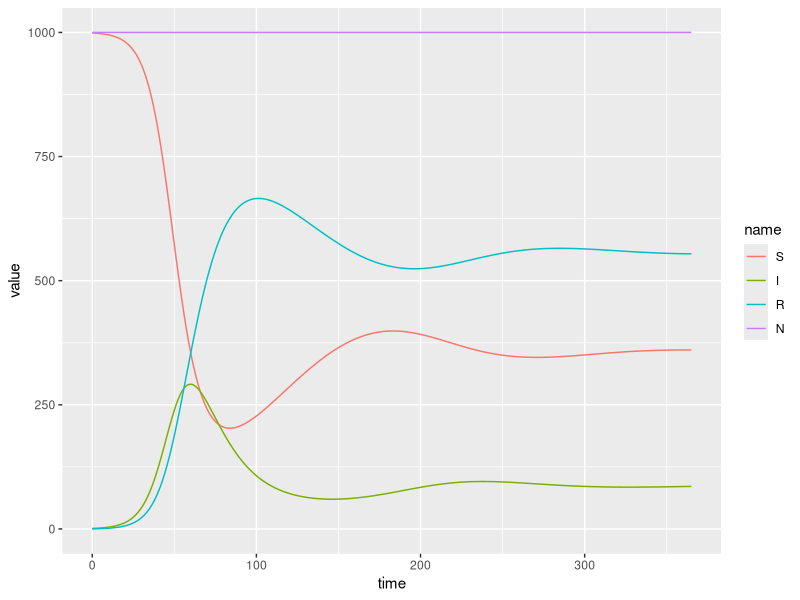
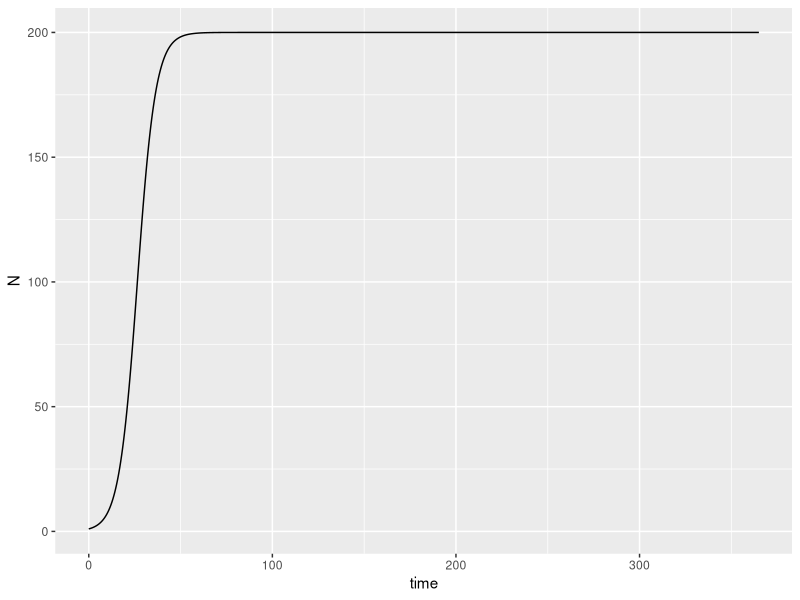
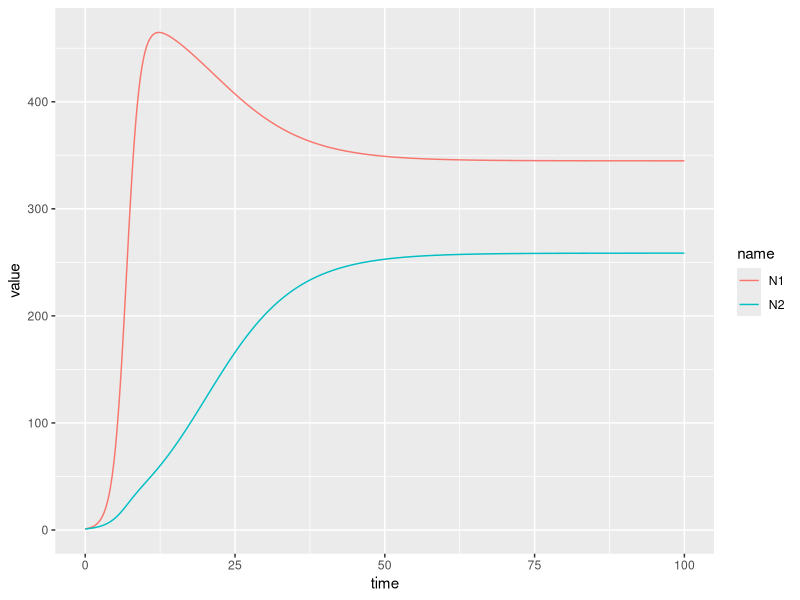
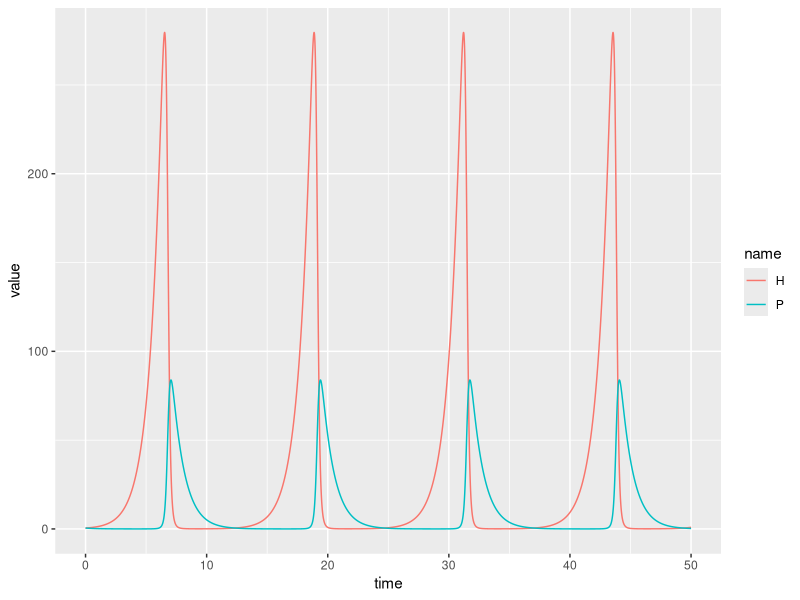
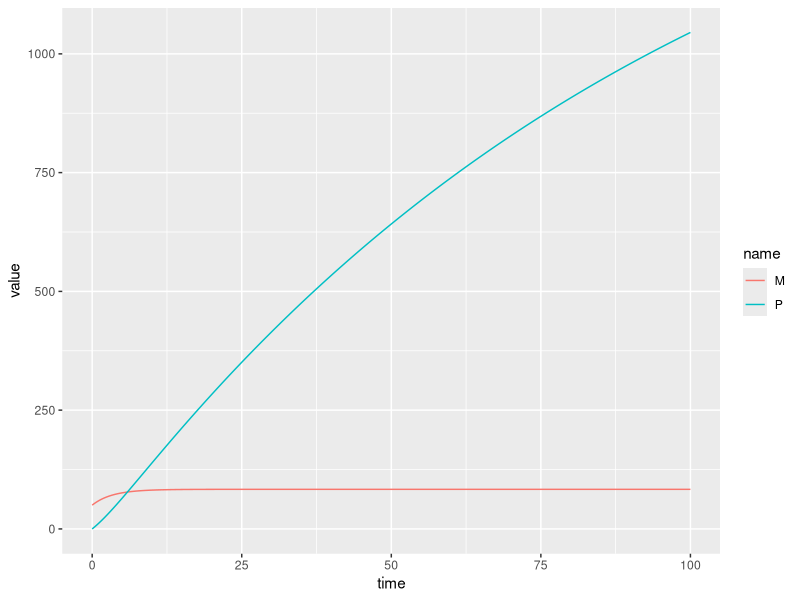
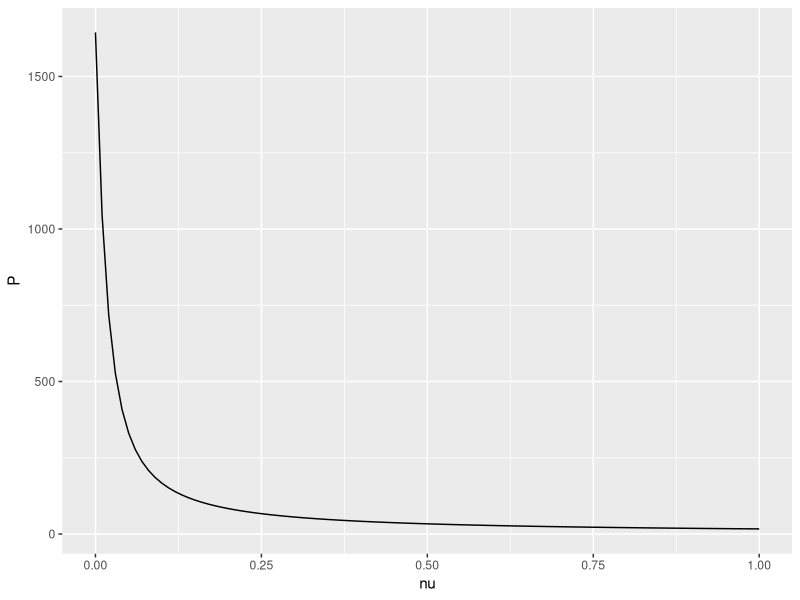

Reproduce these figures in R, in order.
## ---- chunk 1
knitr::opts_chunk$set(echo = TRUE)
## ---- chunk 2
library(tidyverse)
require(deSolve)
## ---- chunk 3
N <- 1000 # population size
t_max <- 365 # time to simulate for

# define parameters
gamma <- 1/14  # mean infectious period = 14 days
beta <- 0.0002  # transmission rate
omega <- 1/90  # average duration of immunity is 90 days

# put parameter values into vector test_params
test_params <- c(beta = beta, gamma = gamma, omega = omega)

initialI <- 1

ic <- c(S=N-initialI, I=initialI, R = 0) # define initial conditions

# define times to save
t_vec <- seq(0, t_max, 0.01)

# define the model!
sir <- function(t, y, parms){
  with(as.list(c(y,parms)),{
    
    dS <- omega*R - beta*S*I
    dI <- beta*S*I - gamma*I
    dR <- gamma*I - omega*R
    
    return(list(c(dS, dI, dR)))
  })
}

# numerically integrate equations!
model_output <- as.data.frame(ode(y = ic, times = t_vec, func = sir, parms = test_params))

head(model_output)
## ---- chunk 4
model_output <- model_output %>% 
  mutate(N = S + I + R) %>%
  pivot_longer(! time) %>% # take all the columns other than time and put in long format
  mutate(name = factor(name, levels = c("S","I","R","N"))) # want them to plot in this order

head(model_output)
## ---- chunk 5

model_output %>% 
  ggplot(aes(x = time, y = value, color = name)) + 
  geom_line()
## ---- chunk 6

model_output %>% 
  group_by(name) %>%
  summarize(maxValue = max(value),
            timeMax = time[which.max(value)]
            )
## ---- chunk 7

## ---- chunk 8
R0 <- beta*N/gamma; R0
## ---- chunk 9

## ---- chunk 10

N0 <- 1 # initial population size
t_max <- 365 # time to simulate for

# define parameters
r <- 0.2
K <- 200

# put parameter values into vector test_params
test_params <- c(r = r, K = K)

# define times to save
t_vec <- seq(0, t_max, 0.01)

ic <- c(N = N0)

# define the model!
growth_dd <- function(t, y, parms){
  with(as.list(c(y,parms)),{
    
    dN <- r*N*(1-N/K)
    
    return(list(c(dN)))
  })
}

# numerically integrate equations!
model_output <- as.data.frame(ode(y = ic, times = t_vec, func = growth_dd, parms = test_params))

model_output %>% 
  ggplot(aes(x = time, y = N)) + 
  geom_line()
## ---- chunk 11

## ---- chunk 12

N0_1 <- 1 # initial population size
N0_2 <-1
t_max <- 100 # time to simulate for

# define parameters
r1 <- 0.9
r2 <- 0.5
a12 <- 0.6
a21<-0.7
K1 <- 500
K2 <- 500

# put parameter values into vector test_params
test_params <- c(r1 = r1, K1 = K1, a12 = a12, r2 = r2, K2 = K2, a21 = a21)

# define times to save
t_vec <- seq(0, t_max, 0.01)

ic <- c(N1 = N0_1, N2 = N0_2)

# define the model!
lv_comp <- function(t, y, parms){
  with(as.list(c(y,parms)),{
    
    dN1 <- r1*(N1/K1)*(K1-N1-a12*N2)
    dN2 <- r2*(N2/K2)*(K2-N2-a21*N1)
    
    return(list(c(dN1,dN2)))
  })
}

# numerically integrate equations!
model_output <- as.data.frame(ode(y = ic, times = t_vec, func = lv_comp, parms = test_params))

model_output <- model_output %>%
  pivot_longer(! time)# take all the columns other than time and put in long format

model_output %>% 
  ggplot(aes(x = time, y = value, color = name)) + 
  geom_line()
## ---- chunk 13
P0 <- 0.5 # initial population size
H0 <-0.5
t_max <- 50 # time to simulate for

# define parameters
r <- 1
b <- 0.1
c <- 0.03
k <- 1

# put parameter values into vector test_params
test_params <- c(r = r, b = b, c = c, k = k)

# define times to save
t_vec <- seq(0, t_max, 0.01)

ic <- c(H = H0, P=P0)

# define the model!
lv_pred_prey <- function(t, y, parms){
  with(as.list(c(y,parms)),{
    
    dH <- r*H - b*H*P
    dP <- c*H*P - k*P
    
    return(list(c(dH,dP)))
  })
}

# numerically integrate equations!
model_output <- as.data.frame(ode(y = ic, times = t_vec, func = lv_pred_prey, parms = test_params))

model_output <- model_output %>%
  pivot_longer(! time)# take all the columns other than time and put in long format

model_output %>% 
  ggplot(aes(x = time, y = value, color = name)) + 
  geom_line()
## ---- chunk 14

t_max <- 100
t_vec <- seq(0,t_max,by=0.1)

model <- function(time, state, parameters){
  with(as.list(c(state, parameters)),
       {
         dM <- mu - gamma*M - beta*M
         dP <- beta*M - nu*P
         
         return(list(c(dM, dP)))
         }
       )
}

test_params <- c(mu = 25, gamma = 0.1, beta = 0.2, nu = 0.01)
ic <- c(M = 50, P = 0)

model_output <- ode(y = ic, times = t_vec, func = model, parms = test_params)

model_output <- as.data.frame(model_output)

head(model_output)
## ---- chunk 15

model_output %>% pivot_longer(!time) %>%
  ggplot(aes(x = time, y = value, color = name)) + 
  geom_line()

## ---- chunk 16

# function to calculate model output for a given nu value
get_protein_level <- function(nu){
  test_params <- c(mu = 25, gamma = 0.1, beta = 0.2, nu = nu)
  ic <- c(M = 50, P = 0)
  model_output <- as.data.frame(ode(y = ic, times = t_vec, func = model, parms = test_params))
  return(tail(model_output$P, 1))
}

# code to loop over nu values

nu_vec <- seq(0,1,0.01)
protein_levels <- rep(0,length(nu_vec))

i <- 1

for (nu in nu_vec){
  protein_levels[i] <- get_protein_level(nu)
  i <- i+1
}

protein.df <- data.frame(nu = nu_vec,P = protein_levels)

head(protein.df)
## ---- chunk 17
protein.df %>%
  ggplot(aes(x = nu, y = P)) + 
  geom_line()
